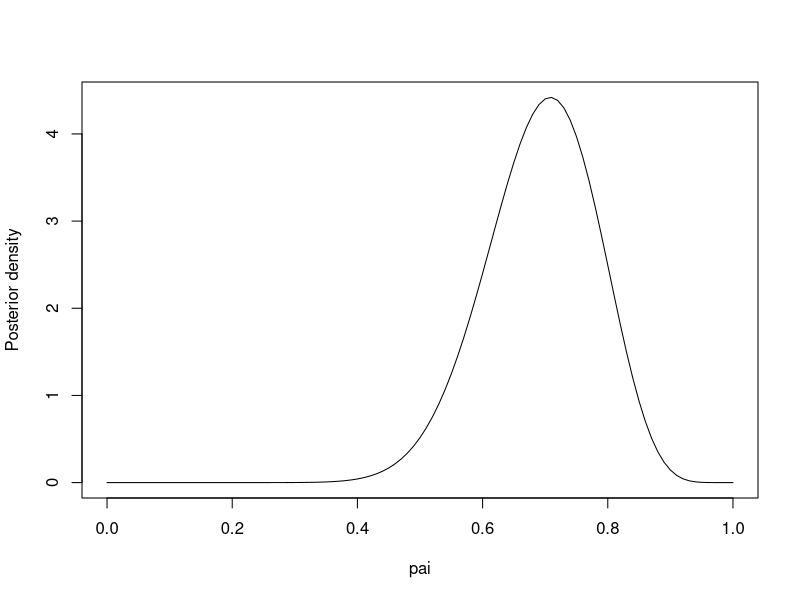
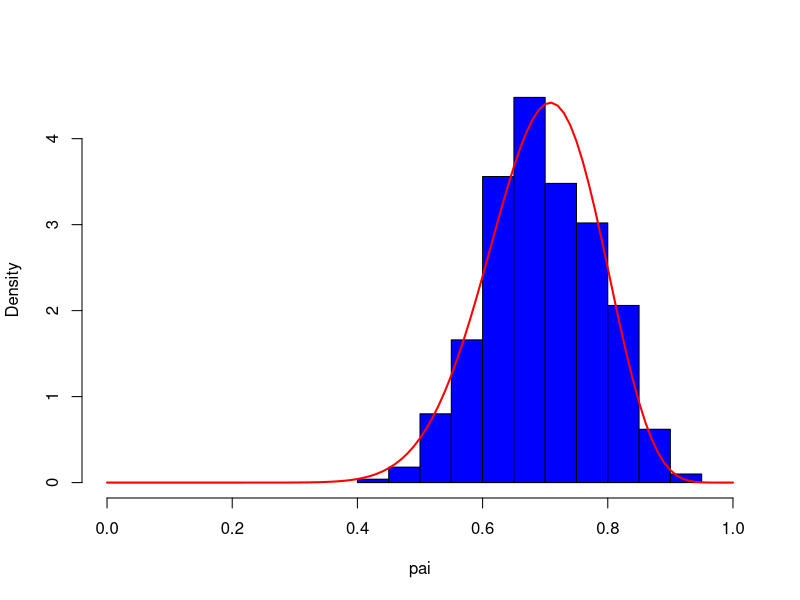
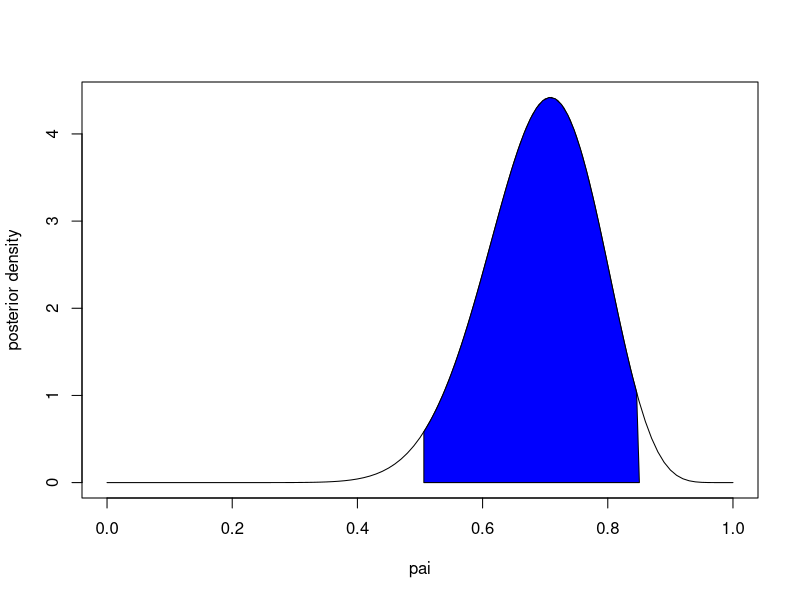
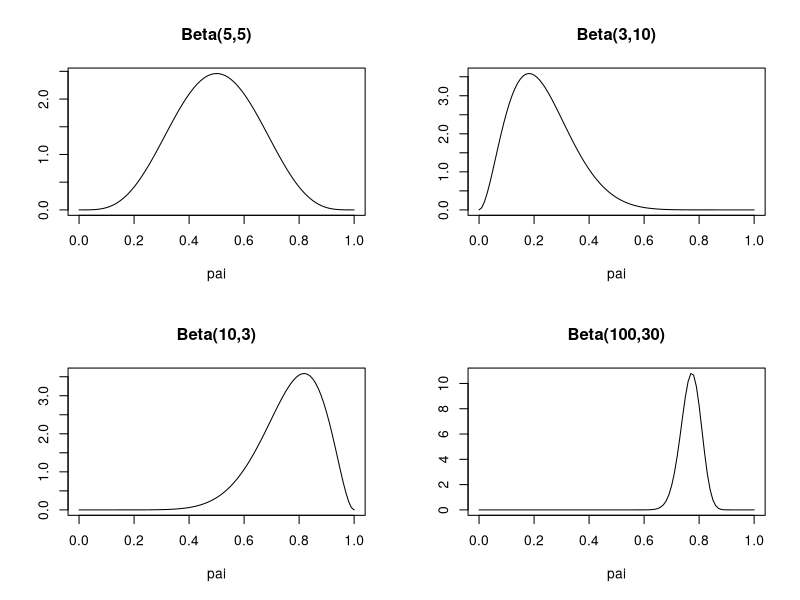
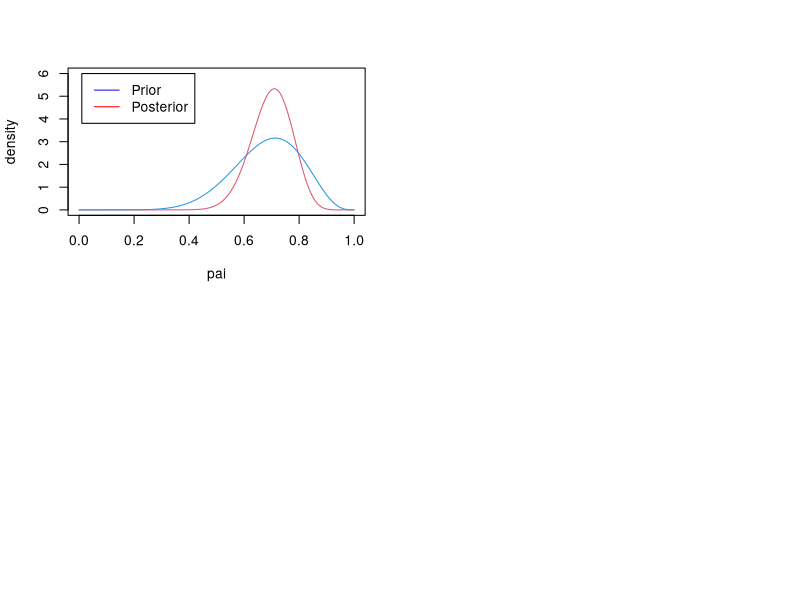

Write the R code that produced these figures, in order.
## Marketing Effectiveness Model with Beta Binomial

n = 24
y = 17

## Flat prior : pi ~ Unif(0,1)
## Posterior beta(y+1,n-y+1)

pai<-seq(0,1,0.01)
d_post=dbeta(pai,y+1,n-y+1)
plot(pai,d_post,type="l",xlab="pai",ylab="Posterior density")

## Simulate 1000 samples from Beta(18,8)

pai<-rbeta(1000,y+1,n-y+1)
hist(pai,prob=TRUE,col="blue",xlim=c(0,1),main="")
summary(pai)
quantile(pai,prob=c(0.025,0.975))

pai<-seq(0,1,0.01)
lines(pai,dbeta(pai,y+1,n-y+1),col="red",lwd=2)

### Credible Intervals or Highest Posterior Density Region
library(graphics)
LB<-qbeta(0.025,18,8)
UB<-qbeta(0.975,18,8)
cord.pai<-c(LB,seq(LB,UB,0.01),UB)
cord.dpai<-c(0,dbeta(seq(LB,UB,0.01),18,8),0)
curve(dbeta(x,18,8),xlim=c(0,1),xlab="pai",ylab="posterior density")
polygon(cord.pai,cord.dpai,col="blue")


## Four different choices of prior

par(mfrow=c(2,2))
pai<-seq(0,1,0.01)
plot(pai,dbeta(pai,5,5),main="Beta(5,5)",type="l",ylab="")
plot(pai,dbeta(pai,3,10),main="Beta(3,10)",type="l",ylab="")
plot(pai,dbeta(pai,10,3),main="Beta(10,3)",type="l",ylab="")
plot(pai,dbeta(pai,100,30),main="Beta(100,30)",type="l",ylab="")



## Modeling expert's opinion with conjugate beta prior
integrate(dbeta,lower=0.5,upper=0.9,shape1=7,shape2=3)

obj<-function(lower,upper,a,b,p){
  I = integrate(dbeta,lower,upper,shape1=a,shape2=b)$value
  dif = abs(I-p)
  return(dif)
}

obj(lower=0.5,upper=0.9,a=7,b=3,p=0.9)

a<-b<-seq(1,10,0.1)
res<-c(1,1,obj(lower=0.5,upper=0.9,a=1,b=1,p=0.9))
for(i in 1:length(a)){
  for(j in 1:length(b)){
      val<-c(a[i],b[j],obj(lower=0.5,upper=0.9,a=a[i],b=b[j],p=0.9))
      res<-rbind(res,val)
  }
}

round(res[which.min(res[,3]),],2)

integrate(dbeta,0.5,0.9,shape1=9.2,shape2=4.3)


## Posterior Analysis with Expert's Opinion as Beta prior

y<-17
n<-24
a<-9.2
b<-4.3
pai<-seq(0,1,0.01)
plot(pai,dbeta(pai,y+a,n-y+b),type="l",ylab="density",col=2,ylim=c(0,6))
lines(pai,dbeta(pai,a,b),col=4) 
text<-c("Prior","Posterior")
legend(0.01,6,text,col=c("blue","red"),lty=c(1,1))

### Posterior Summary

pai<-rbeta(1000,y+a,n-y+b)
summary(pai)
quantile(pai,prob=c(0.025,0.975))

